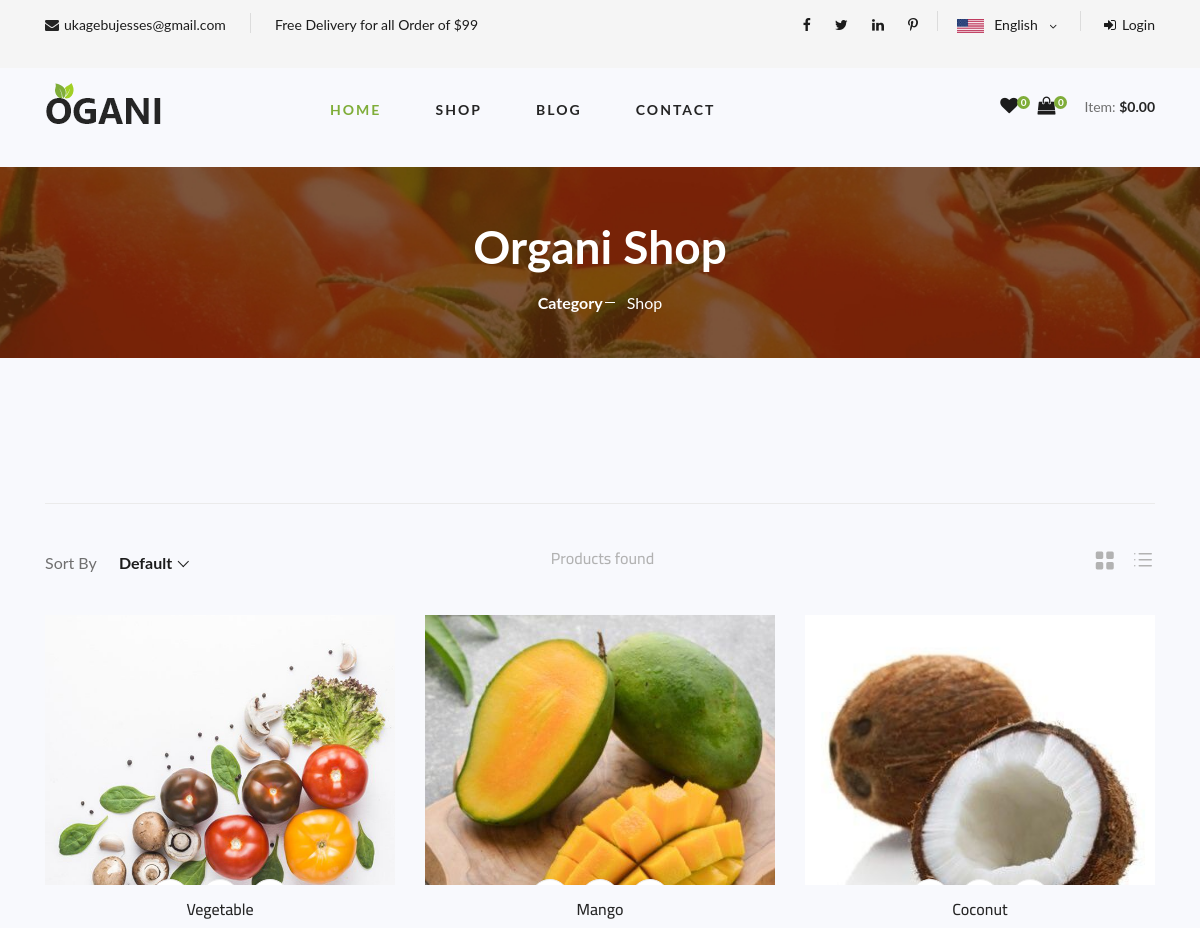
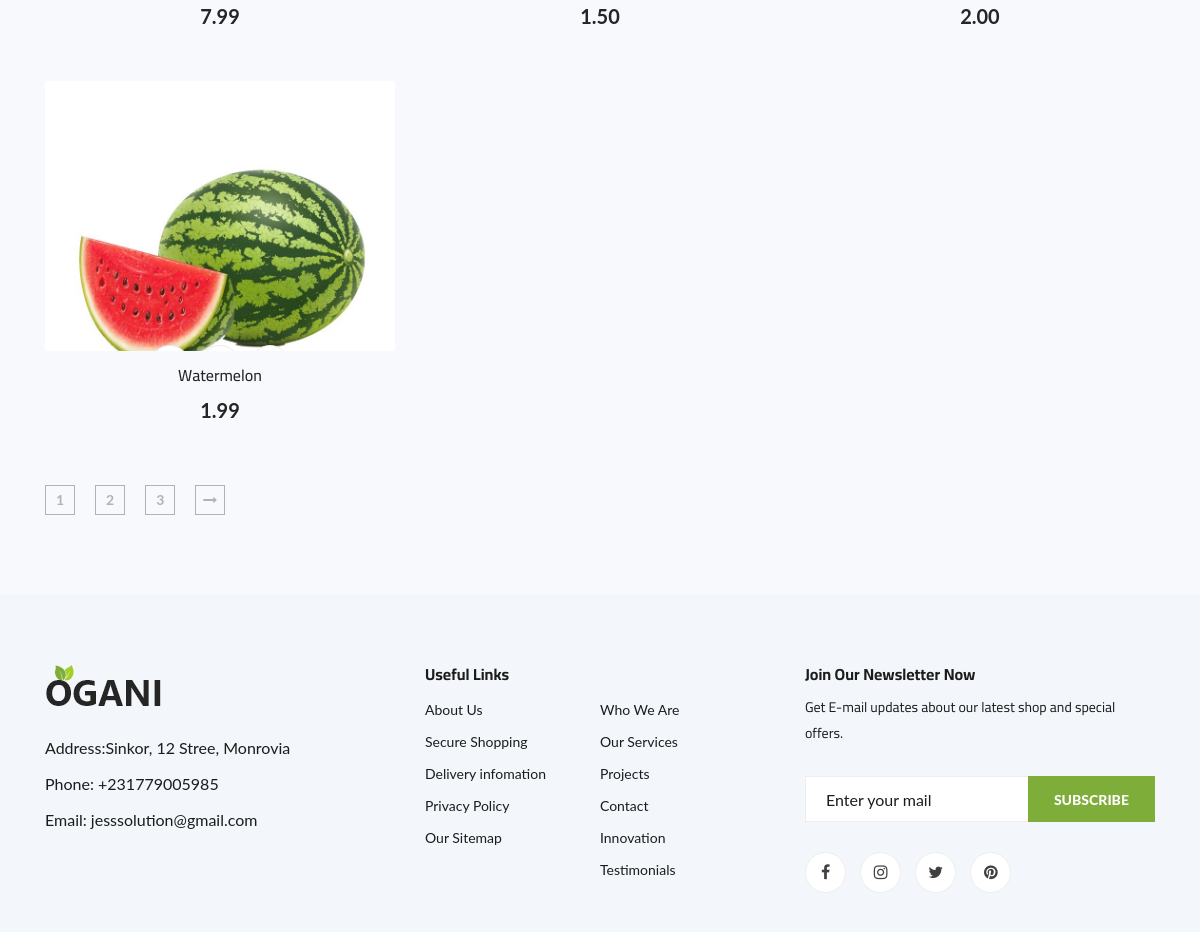
The app's page /product_category/2/ with its own data (2 pictures, top to bottom).
### agriApp/models.py (models this page shows, shortened)
class Product(models.Model):
    title = models.CharField(max_length=250)
    image = models.ImageField(upload_to='products/', null=True, blank=True)
    description = models.CharField(max_length=100)
    price = models.DecimalField(max_digits=10, decimal_places=2, default="0.00", null=True, blank=True)
    category = models.ForeignKey(Category, on_delete=models.CASCADE, related_name="category")
    min_price = models.DecimalField(max_digits=5, decimal_places=2, default="0")
    max_price = models.DecimalField(max_digits=5, decimal_places=2, default="0")
    old_price = models.DecimalField(max_digits=10, decimal_places=2, default="0.00", null=True, blank=True)
    user = models.ForeignKey(User, on_delete=models.SET_NULL, null=True)  # Vendor's user
    specification = models.TextField(null=True, blank=True)
    produc_status = models.CharField(max_length=20, choices=STATUS, default="processing")
    rating = models.IntegerField(choices=RATING_CHOICES, blank=True, null=True, default=0)
    featured = models.BooleanField(default=False)
    date = models.DateField(auto_now_add=True)

### agriApp/views.py (the view)
# urls.py: path('product_category/<int:category_id>/', views.product_category, name='product_category'),
def product_category(request, category_id):
  products = Product.objects.filter(category_id=category_id)
  categories = Category.objects.all()
  context = {
    'products': products,
    'categories': categories,
  }
  return render(request, 'product_category.html', context)

### agriApp/cart.py (called while the page is built)
    def get_total_price(self):
        return sum(Decimal(item['product_price']) * item['qty'] for item in self.cart.values())

### agriApp/context_processors.py (called while the page is built)
def cart_total(request):
    cart = Cart(request)
    total_cost = cart.get_total_price()
    return {
        'cart_total_cost': total_cost
    }

### agriApp/templates/product_category.html (shortened to what this page needs)
{% extends 'partials/base.html' %} {% load static %}  {% block content %}
<section class="breadcrumb-section set-bg" data-setbg="/static/img/breadcrumb.jpg">
  <div class="container">
    <div class="row">
      <div class="col-lg-12 text-center">
        <div class="breadcrumb__text">
          <h2>Organi Shop</h2>
          <div class="breadcrumb__option">
            <a href="{% url 'category' %}"> Category </a>
            <span>Shop</span>
          </div>
        </div>
      </div>
    </div>
  </div>
</section>
<section class="product spad">
  <div class="container">
    <div class="filter__item">
      <div class="row">
        <div class="col-lg-4 col-md-5">
          <div class="filter__sort">
            <span>Sort By</span>
          </div>
        </div>
        <div class="col-lg-4 col-md-4">
          <div class="filter__found">
            <h6> Products found</h6>
          </div>
        </div>
        <div class="col-lg-4 col-md-3">
          <div class="filter__option">
            <span class="icon_grid-2x2"></span>
            <span class="icon_ul"></span>
          </div>
        </div>
      </div>
    </div>
    <div class="row">
      {% for product_category in products %}
          <div class="col-lg-4 col-md-6 col-sm-6">
            <div class="product__item">
              <div
                class="product__item__pic set-bg"
                data-setbg="{{ product_category.image.url }}"
              >
                <ul class="product__item__pic__hover">
                  <li>
                    <a href="#"></a>
                  </li>
                  <li>
                    <a href="{% url 'shop_detail' product_category.id %}"></a>
                  </li>
                  <li>
                    <a href="#"></a>
                  </li>
                </ul>
              </div>
              <div class="product__item__text">
                <h6><a href="#">{{ product_category.title }}</a></h6>
                <h5>{{ product_category.price }}</h5>
              </div>
            </div>
          </div>
          {% endfor %}
    </div>
    <div class="product__pagination">
      <a href="#">1</a>
      <a href="#">2</a>
      <a href="#">3</a>
      <a href="#"><i class="fa fa-long-arrow-right"></i></a>
    </div>
  </div>
</section>
{% endblock %}

### agriApp/static/css/style.css (style rules this page uses)
html, body { height: 100%; font-family: "Cairo", sans-serif; -webkit-font-smoothing: antialiased; font-smoothing: antialiased; }
h1, h2, h3, h4, h5, h6 { margin: 0; color: #111111; font-weight: 400; font-family: "Cairo", sans-serif; }
h2 { font-size: 36px; }
h5 { font-size: 18px; }
h6 { font-size: 16px; }
ul, ol { padding: 0; margin: 0; }
.set-bg { background-repeat: no-repeat; background-size: cover; background-position: top center; }
.spad { padding-top: 100px; padding-bottom: 100px; }
.breadcrumb-section { display: flex; align-items: center; padding: 45px 0 40px; }
.breadcrumb__text h2 { font-size: 46px; color: #ffffff; font-weight: 700; }
.breadcrumb__option a { display: inline-block; font-size: 16px; color: #ffffff; font-weight: 700; margin-right: 20px; position: relative; }
.breadcrumb__option a:after { position: absolute; right: -12px; top: 13px; height: 1px; width: 10px; background: #ffffff; content: ""; }
.breadcrumb__option span { display: inline-block; font-size: 16px; color: #ffffff; }
.product { padding-top: 80px; padding-bottom: 80px; }
.product__item__pic__hover { position: absolute; left: 0; bottom: -50px; width: 100%; text-align: center; -webkit-transition: all, 0.5s; -moz-transition: all, 0.5s; -ms-transition: all, 0.5s; -o-transition: all, 0.5s; transition: all, 0.5s; }
.product__item__pic__hover li { list-style: none; display: inline-block; margin-right: 6px; }
.product__item__pic__hover li:last-child { margin-right: 0; }
.product__item__pic__hover li a { font-size: 16px; color: #1c1c1c; height: 40px; width: 40px; line-height: 40px; text-align: center; border: 1px solid #ebebeb; background: #ffffff; display: block; border-radius: 50%; -webkit-transition: all, 0.5s; -moz-transition: all, 0.5s; -ms-transition: all, 0.5s; -o-transition: all, 0.5s; transition: all, 0.5s; }
.filter__item { padding-top: 45px; border-top: 1px solid #ebebeb; padding-bottom: 20px; }
.filter__sort { margin-bottom: 15px; }
.filter__sort span { font-size: 16px; color: #6f6f6f; display: inline-block; }
.filter__found { text-align: center; margin-bottom: 15px; }
.filter__found h6 { font-size: 16px; color: #b2b2b2; }
.filter__option { text-align: right; margin-bottom: 15px; }
.filter__option span { font-size: 24px; color: #b2b2b2; margin-right: 10px; cursor: pointer; -webkit-transition: all, 0.3s; -moz-transition: all, 0.3s; -ms-transition: all, 0.3s; -o-transition: all, 0.3s; transition: all, 0.3s; }
.filter__option span:last-child { margin: 0; }
.product__item { margin-bottom: 50px; }
.product__item__pic { height: 270px; position: relative; overflow: hidden; }
.product__item__text { text-align: center; padding-top: 15px; }
.product__item__text h6 { margin-bottom: 10px; }
.product__item__text h6 a { color: #252525; }
.product__item__text h5 { color: #252525; font-weight: 700; }
.product__pagination, .blog__pagination { padding-top: 10px; }
.product__pagination a, .blog__pagination a { display: inline-block; width: 30px; height: 30px; border: 1px solid #b2b2b2; font-size: 14px; color: #b2b2b2; font-weight: 700; line-height: 28px; text-align: center; margin-right: 16px; -webkit-transition: all, 0.3s; -moz-transition: all, 0.3s; -ms-transition: all, 0.3s; -o-transition: all, 0.3s; transition: all, 0.3s; }
.product__pagination a:last-child, .blog__pagination a:last-child { margin-right: 0; }
@media only screen and (min-width: 1200px) { .container { max-width: 1170px; } }

### records on screen
Product: shows a picture, title "Vegetable", price "7.99"
Product: shows a picture, title "Mango", price "1.50"
Product: shows a picture, title "Coconut", price "2.00"
Product: shows a picture, title "Watermelon", price "1.99"

### other values on screen
{{ request.session.favorites_data_obj|length }} "0"
{{ request.session.cart_data_obj|length }} "0"
{{ cart_total_cost|floatformat:2 }} "0.00"
